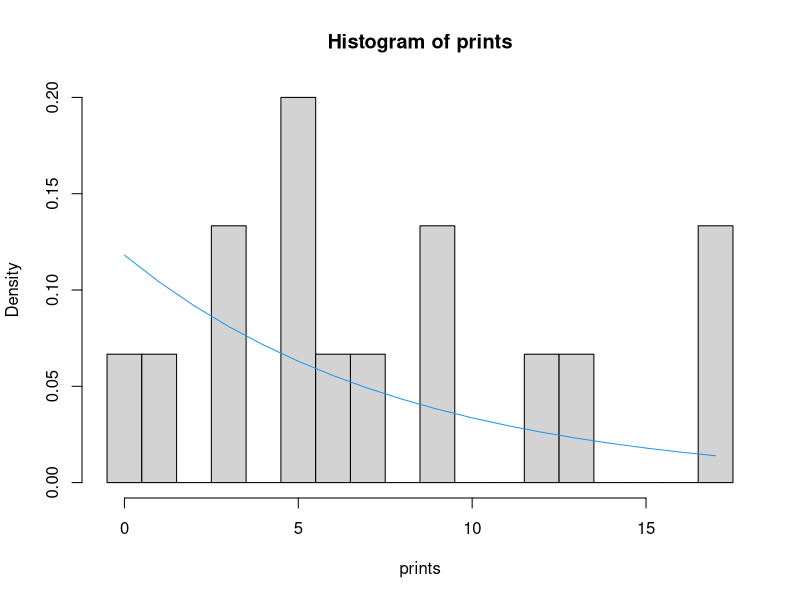

Source code (R):
## ---- chunk 1
#| deletable: false
#| editable: false
#| nbgrader: {cell_type: code, checksum: a7e543e438ae35de9e51cb1d2556db56, grade: false, grade_id: cell-81d3dcb436100e63, locked: true, schema_version: 3, solution: false, task: false}
#| vscode: {languageId: r}
# Load Necesary Libraries for Autograding
library(testthat)
## ---- chunk 2
#| deletable: false
#| nbgrader: {cell_type: code, checksum: ebff4591302576a2f85832c578415fc8, grade: false, grade_id: cell-c01546f6e409fcc4, locked: false, schema_version: 3, solution: true, task: false}
#| vscode: {languageId: r}
p1.a.ex = NA
p1.a.ey = NA

# your code here
# to estimate E[X] we need to margenelize y.
# to estimate E[Y] we need to margenelize x.
# the data should be in a matrix or a df or a tibble
library(tidyverse)
#library(tibble) 
#library(dplyr) 
#library(tidyr)
my_data <- tribble(
   ~x,  ~y,  ~p,
    2,  -1,  0.1,
    3,  -1,  0.1,
    4,  -1,  0,    
    2,   0,  0,
    3,   0,  0.1,
    4,   0,  0.05,    
    2,   1,  0.15,
    3,   1,  0.05,
    4,   1,  0.15,    
    2,   2,  0,
    3,   2,  0.05,
    4,   2,  0.25
)
my_data

## lets recreate the table (to check)
my_data_wide <- my_data %>%
  pivot_wider(names_from = y, values_from = p, names_prefix = "y=")

my_data_wide

## this doesn't have the y values
## this shows the main difference between df or tibbles and spreadsheet style data
## in spreadsheets the row and column headers are part of the data
## in df or tibbles the row and column headers are meta data

## tip: when we need to store intermediate result we will use summerise to create a new tibble

## We need to margielise y out than agregate x* marginal_p
my_data %>% 
    group_by(x) %>% # to mararginalize out y we need to sum y by X=x
    summarize(marginal_px = sum(p)) %>% # df for marginal X dist
    mutate(E_X_component = x * marginal_px) %>% # col for x * marginal_px
    summarize(E_X = sum(E_X_component)) %>% # df for agg E[X]
    pull(E_X) -> p1.a.ex # extact the result

p1.a.ex

my_data %>%
  group_by(y) %>% # to mararginalize out x we need to sum y by X=x
  summarize(marginal_py = sum(p)) %>% # df for marginal Y dist
  mutate(E_Y_component = y * marginal_py) %>% # col for y * marginal_py
  summarize(E_Y = sum(E_Y_component)) %>% # df for agg E[Y]
  pull(E_Y) -> p1.a.ey # extact the result

p1.a.ey
## ---- chunk 3
#| deletable: false
#| editable: false
#| nbgrader: {cell_type: code, checksum: 78fb7ab65d8dc28608552b1227d972fe, grade: true, grade_id: cell-5b1889eb8efdf2a8, locked: true, points: 1, schema_version: 3, solution: false, task: false}
#| vscode: {languageId: r}
# Hidden Test Cell
# NOTE: This cell contains hidden tests. You will not see if you passed these tests until you submit your assignment.
# Any cell labeled "Hidden Test Cell" MAY have hidden tests.
## ---- chunk 4
#| deletable: false
#| nbgrader: {cell_type: code, checksum: 41d0ffd93d95eef62309e2114fb86b98, grade: false, grade_id: cell-5c78993b7207eb33, locked: false, schema_version: 3, solution: true, task: false}
#| vscode: {languageId: r}
p1.b.exy = NA

# your code here
my_data %>%
  mutate(XY_component = x * y * p)    %>% # add col for x*y*p
  summarize(E_XY = sum(XY_component)) %>% # sore its sum in a new df
  pull(E_XY) -> p1.b.exy                  # assign to variable 
## ---- chunk 5
#| deletable: false
#| editable: false
#| nbgrader: {cell_type: code, checksum: a23d003bd351d468bac2f4fad6a94263, grade: true, grade_id: cell-a07fd01df677d2f4, locked: true, points: 1, schema_version: 3, solution: false, task: false}
#| vscode: {languageId: r}
# Hidden Test Cell
## ---- chunk 6
#| deletable: false
#| nbgrader: {cell_type: code, checksum: fe14614bf3cce08e14aed7f4b4a25248, grade: false, grade_id: cell-7adb1551e02e131a, locked: false, schema_version: 3, solution: true, task: false}
#| vscode: {languageId: r}
p1.c = NA

# your code here
# if x and y are independent then e[xy]=e[x]*e[y]
p1.c = p1.b.exy == p1.a.ex*p1.a.ey 
p1.c
## ---- chunk 7
#| deletable: false
#| editable: false
#| nbgrader: {cell_type: code, checksum: 204399f6410f78b4c72282f8c4075223, grade: true, grade_id: cell-366a6f3eed5323a8, locked: true, points: 1, schema_version: 3, solution: false, task: false}
#| vscode: {languageId: r}
# Hidden Test Cell
if(!test_that("Check that answer is correct type", expect_is(p1.c, "logical"))){
    print("Make sure your answer is a boolean!")
}
## ---- chunk 8
#| deletable: false
#| nbgrader: {cell_type: code, checksum: fff08d5b3bcb2bfcd459b229f6cc733f, grade: false, grade_id: cell-3fe9def7644611b9, locked: false, schema_version: 3, solution: true, task: false}
#| vscode: {languageId: r}
p1.d = NA

# your code here
my_data %>%
  mutate(u = x + y) %>%               # create rv u
  filter(u >= 4) %>%                  # filter the event
  summarise(probability = sum(p)) %>% # sum of p into new df 
  pull(probability) -> p1.d           # assign into result

p1.d
## ---- chunk 9
#| deletable: false
#| editable: false
#| nbgrader: {cell_type: code, checksum: 15b37e977aefe7911d39b5be5923234d, grade: true, grade_id: cell-51a8c559d0bcea8d, locked: true, points: 1, schema_version: 3, solution: false, task: false}
#| vscode: {languageId: r}
# Hidden Test Cell
## ---- chunk 10
#| deletable: false
#| editable: false
#| nbgrader: {cell_type: code, checksum: 33d0a125ec7a7a3dad34cd46c803bf69, grade: false, grade_id: cell-2b296ffaf48368cd, locked: true, schema_version: 3, solution: false, task: false}
#| vscode: {languageId: r}
prints = c(12, 9, 3, 17, 5, 5, 3, 7, 0, 5, 17, 6, 9, 1, 13)
## ---- chunk 11
#| deletable: false
#| nbgrader: {cell_type: code, checksum: 459914beff70b21439aea04034f5384d, grade: false, grade_id: cell-efc73ab51f772fb8, locked: false, schema_version: 3, solution: true, task: false}
#| vscode: {languageId: r}
p2.a = NA

# your code here
p2.a =2
## ---- chunk 12
#| deletable: false
#| editable: false
#| nbgrader: {cell_type: code, checksum: 2a514f163f318e5e8824754ac0102a46, grade: true, grade_id: cell-877dddf3cb5c2df5, locked: true, points: 1, schema_version: 3, solution: false, task: false}
#| vscode: {languageId: r}
# Hidden Test Cell
if(!test_that("Make sure your answer is the NUMBER of the correct answer", expect_is(p2.a, "numeric"))){
    print("Make sure your answer is the number corresponding to your answer.")
}
## ---- chunk 13
#| deletable: false
#| nbgrader: {cell_type: code, checksum: 20cdb31d2ecac82d6cf17f697c0b4f71, grade: false, grade_id: cell-0219e0276879aa9c, locked: false, schema_version: 3, solution: true, task: false}
#| vscode: {languageId: r}
p2.b = NA

# your code here
phat<-1/ (mean(prints)+1)
p2.b = round(phat,2)
p2.b 
## ---- chunk 14
#| deletable: false
#| editable: false
#| nbgrader: {cell_type: code, checksum: 80404725fb90eb9a7c133dcb26f46cb4, grade: true, grade_id: cell-c7827c9f732779f8, locked: true, points: 1, schema_version: 3, solution: false, task: false}
#| vscode: {languageId: r}
# Hidden Test Cell
## ---- chunk 15
#| deletable: false
#| nbgrader: {cell_type: code, checksum: 4268f9975bff034f4cbe5528391da063, grade: false, grade_id: cell-bea143bf92a0563d, locked: false, schema_version: 3, solution: true, task: false}
#| vscode: {languageId: r}
p2.c.hist = NA

# your code here
br = seq(-0.5,17.5,1)
p2.c.hist = hist(prints,probability = T,breaks = br)
x<-seq(0,17,1)
fx<-(1-phat)^x*phat
lines(x,fx,col=4)
## ---- chunk 16
#| deletable: false
#| editable: false
#| nbgrader: {cell_type: code, checksum: 543eb0cd06450deccc9751950291c66e, grade: true, grade_id: cell-a46e96bac036f007, locked: true, points: 1, schema_version: 3, solution: false, task: false}
#| vscode: {languageId: r}
# Hidden Test Cell
## ---- chunk 17
#| deletable: false
#| nbgrader: {cell_type: code, checksum: ebc5453322de8a29dc9f4dcb3cee3019, grade: false, grade_id: cell-ecb0de26dd3fad02, locked: false, schema_version: 3, solution: true, task: false}
#| vscode: {languageId: r}
p2.d = NA

# your code here
p2.d = "not possible"
## ---- chunk 18
#| deletable: false
#| editable: false
#| nbgrader: {cell_type: code, checksum: 61359141df8cadc0835370d66b9572d0, grade: true, grade_id: cell-feef83956abbdc3a, locked: true, points: 1, schema_version: 3, solution: false, task: false}
#| vscode: {languageId: r}
# Hidden Test Cell
